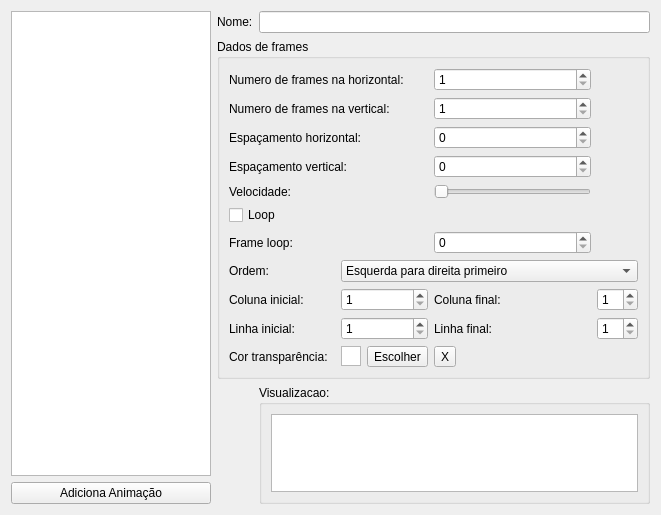
<?xml version="1.0" encoding="UTF-8"?>
<ui version="4.0">
 <class>ConfigsAnimations</class>
 <widget class="QWidget" name="ConfigsAnimations">
  <property name="geometry">
   <rect>
    <x>0</x>
    <y>0</y>
    <width>661</width>
    <height>515</height>
   </rect>
  </property>
  <property name="windowTitle">
   <string>Form</string>
  </property>
  <layout class="QGridLayout" name="gridLayout_3">
   <item row="0" column="0" rowspan="3">
    <widget class="QListWidget" name="listWidget">
     <property name="maximumSize">
      <size>
       <width>200</width>
       <height>16777215</height>
      </size>
     </property>
    </widget>
   </item>
   <item row="0" column="1">
    <widget class="QLabel" name="label">
     <property name="text">
      <string>Nome:</string>
     </property>
    </widget>
   </item>
   <item row="0" column="2">
    <widget class="QLineEdit" name="lineEditName"/>
   </item>
   <item row="1" column="1" colspan="2">
    <widget class="QGroupBox" name="groupBoxDadosFrames">
     <property name="title">
      <string>Dados de frames</string>
     </property>
     <layout class="QGridLayout" name="gridLayout">
      <item row="0" column="0" colspan="3">
       <widget class="QLabel" name="label_2">
        <property name="text">
         <string>Numero de frames na horizontal:</string>
        </property>
       </widget>
      </item>
      <item row="0" column="3">
       <widget class="QSpinBox" name="spinBoxHorizontalFramesNumber">
        <property name="minimum">
         <number>1</number>
        </property>
       </widget>
      </item>
      <item row="1" column="0" colspan="3">
       <widget class="QLabel" name="label_3">
        <property name="text">
         <string>Numero de frames na vertical:</string>
        </property>
       </widget>
      </item>
      <item row="1" column="3">
       <widget class="QSpinBox" name="spinBoxVerticalFrameNumber">
        <property name="minimum">
         <number>1</number>
        </property>
       </widget>
      </item>
      <item row="2" column="0" colspan="2">
       <widget class="QLabel" name="label_4">
        <property name="text">
         <string>Espaçamento horizontal:</string>
        </property>
       </widget>
      </item>
      <item row="2" column="3">
       <widget class="QSpinBox" name="spinBoxHorizontalSpacing"/>
      </item>
      <item row="3" column="0" colspan="2">
       <widget class="QLabel" name="label_6">
        <property name="text">
         <string>Espaçamento vertical:</string>
        </property>
       </widget>
      </item>
      <item row="3" column="3">
       <widget class="QSpinBox" name="spinBoxVerticalSpacing"/>
      </item>
      <item row="4" column="0">
       <widget class="QLabel" name="label_7">
        <property name="text">
         <string>Velocidade:</string>
        </property>
       </widget>
      </item>
      <item row="4" column="3">
       <widget class="QSlider" name="horizontalSliderVelocity">
        <property name="minimum">
         <number>1</number>
        </property>
        <property name="orientation">
         <enum>Qt::Horizontal</enum>
        </property>
       </widget>
      </item>
      <item row="5" column="0">
       <widget class="QCheckBox" name="checkBox">
        <property name="text">
         <string>Loop</string>
        </property>
       </widget>
      </item>
      <item row="6" column="0">
       <widget class="QLabel" name="label_8">
        <property name="text">
         <string>Frame loop:</string>
        </property>
       </widget>
      </item>
      <item row="6" column="3">
       <widget class="QSpinBox" name="spinBoxFrameLoop"/>
      </item>
      <item row="7" column="0">
       <widget class="QLabel" name="label_5">
        <property name="text">
         <string>Ordem:</string>
        </property>
       </widget>
      </item>
      <item row="7" column="1" colspan="4">
       <widget class="QComboBox" name="comboBoxOrder">
        <item>
         <property name="text">
          <string>Esquerda para direita primeiro</string>
         </property>
        </item>
        <item>
         <property name="text">
          <string>Cima para baixo primeiro</string>
         </property>
        </item>
       </widget>
      </item>
      <item row="8" column="0">
       <widget class="QLabel" name="label_9">
        <property name="text">
         <string>Coluna inicial:</string>
        </property>
       </widget>
      </item>
      <item row="8" column="1" colspan="2">
       <widget class="QSpinBox" name="spinBoxColunaInicial">
        <property name="minimum">
         <number>1</number>
        </property>
       </widget>
      </item>
      <item row="8" column="3">
       <widget class="QLabel" name="label_10">
        <property name="text">
         <string>Coluna final:</string>
        </property>
       </widget>
      </item>
      <item row="8" column="4">
       <widget class="QSpinBox" name="spinBoxColunaFinal">
        <property name="minimum">
         <number>1</number>
        </property>
       </widget>
      </item>
      <item row="9" column="0">
       <widget class="QLabel" name="label_11">
        <property name="text">
         <string>Linha inicial:</string>
        </property>
       </widget>
      </item>
      <item row="9" column="1" colspan="2">
       <widget class="QSpinBox" name="spinBoxLinhaInicial">
        <property name="minimum">
         <number>1</number>
        </property>
       </widget>
      </item>
      <item row="9" column="3">
       <widget class="QLabel" name="label_12">
        <property name="text">
         <string>Linha final:</string>
        </property>
       </widget>
      </item>
      <item row="9" column="4">
       <widget class="QSpinBox" name="spinBoxLinhaFinal">
        <property name="minimum">
         <number>1</number>
        </property>
       </widget>
      </item>
      <item row="10" column="0">
       <widget class="QLabel" name="label_13">
        <property name="text">
         <string>Cor transparência:</string>
        </property>
       </widget>
      </item>
      <item row="10" column="1">
       <widget class="QGraphicsView" name="graphicsViewColorkey">
        <property name="maximumSize">
         <size>
          <width>20</width>
          <height>20</height>
         </size>
        </property>
       </widget>
      </item>
      <item row="10" column="2">
       <widget class="QToolButton" name="toolButtonColorkey">
        <property name="text">
         <string>Escolher</string>
        </property>
       </widget>
      </item>
      <item row="10" column="3">
       <widget class="QToolButton" name="toolButtonColorkeyX">
        <property name="text">
         <string>X</string>
        </property>
       </widget>
      </item>
     </layout>
    </widget>
   </item>
   <item row="2" column="2" rowspan="2">
    <widget class="QGroupBox" name="groupBoxVisualizacao">
     <property name="title">
      <string>Visualizacao:</string>
     </property>
     <layout class="QGridLayout" name="gridLayout_2">
      <item row="0" column="0">
       <widget class="QGraphicsView" name="graphicsView">
        <property name="maximumSize">
         <size>
          <width>999</width>
          <height>300</height>
         </size>
        </property>
       </widget>
      </item>
     </layout>
    </widget>
   </item>
   <item row="3" column="0">
    <widget class="QPushButton" name="pushButtonAddAnimation">
     <property name="text">
      <string>Adiciona Animação</string>
     </property>
    </widget>
   </item>
  </layout>
 </widget>
 <resources/>
 <connections/>
</ui>
